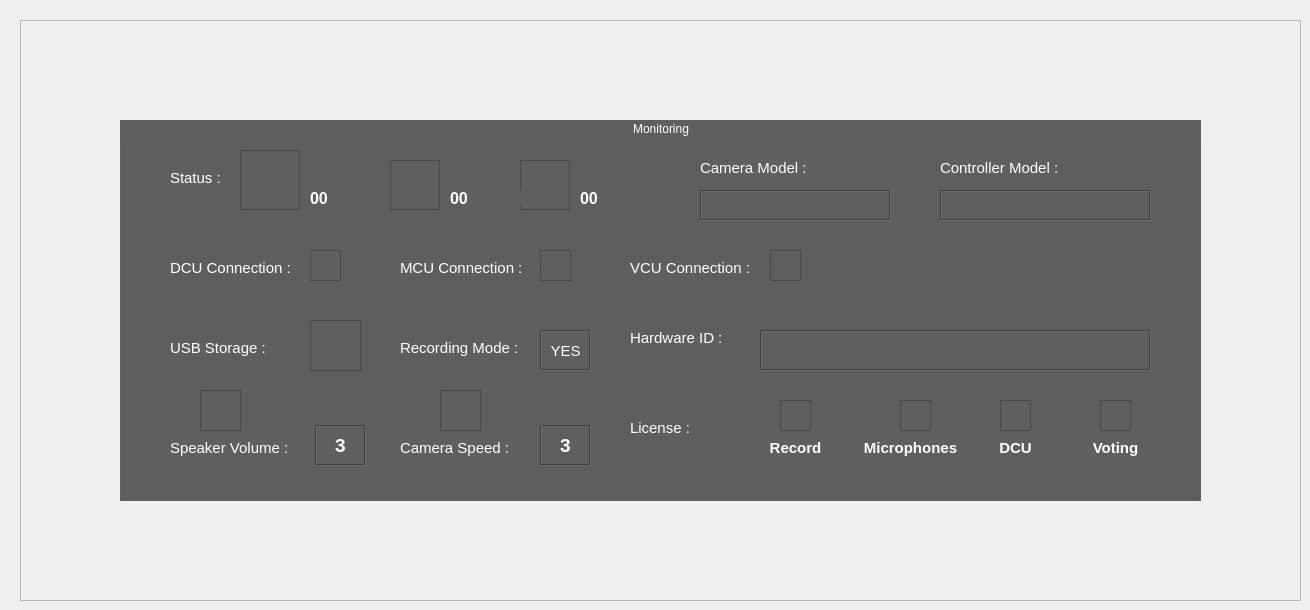
    <widget class="QWidget" name="tab_13">
     <attribute name="title">
      <string>Home</string>
     </attribute>
     <widget class="QGroupBox" name="groupBox_3">
      <property name="geometry">
       <rect>
        <x>120</x>
        <y>120</y>
        <width>1081</width>
        <height>381</height>
       </rect>
      </property>
      <property name="styleSheet">
       <string notr="true">color: rgb(255, 255, 255);
background-color: rgb(95, 95, 95);</string>
      </property>
      <property name="title">
       <string>Monitoring</string>
      </property>
      <property name="alignment">
       <set>Qt::AlignCenter</set>
      </property>
      <property name="flat">
       <bool>false</bool>
      </property>
      <property name="checkable">
       <bool>false</bool>
      </property>
      <widget class="QLabel" name="txt_Mmicnum">
       <property name="geometry">
        <rect>
         <x>460</x>
         <y>70</y>
         <width>71</width>
         <height>16</height>
        </rect>
       </property>
       <property name="font">
        <font>
         <pointsize>12</pointsize>
         <weight>75</weight>
         <bold>true</bold>
        </font>
       </property>
       <property name="styleSheet">
        <string notr="true">color: rgb(255, 255, 255);</string>
       </property>
       <property name="text">
        <string>00</string>
       </property>
      </widget>
      <widget class="QFrame" name="frame_7">
       <property name="geometry">
        <rect>
         <x>120</x>
         <y>30</y>
         <width>60</width>
         <height>60</height>
        </rect>
       </property>
       <property name="styleSheet">
        <string notr="true">border-image: 
url(:/new/images/Resource/nico/camera.png)  0 0 0 0 100 stretch;
</string>
       </property>
       <property name="frameShape">
        <enum>QFrame::StyledPanel</enum>
       </property>
       <property name="frameShadow">
        <enum>QFrame::Raised</enum>
       </property>
      </widget>
      <widget class="QFrame" name="frame_9">
       <property name="geometry">
        <rect>
         <x>400</x>
         <y>40</y>
         <width>50</width>
         <height>50</height>
        </rect>
       </property>
       <property name="styleSheet">
        <string notr="true">border-image: url(:/new/images/Resource/nico/mic.png)  0 0 0 0 100 stretch;
</string>
       </property>
       <property name="frameShape">
        <enum>QFrame::StyledPanel</enum>
       </property>
       <property name="frameShadow">
        <enum>QFrame::Raised</enum>
       </property>
      </widget>
      <widget class="QLabel" name="txt_Mtotalnum">
       <property name="geometry">
        <rect>
         <x>330</x>
         <y>70</y>
         <width>71</width>
         <height>16</height>
        </rect>
       </property>
       <property name="font">
        <font>
         <pointsize>12</pointsize>
         <weight>75</weight>
         <bold>true</bold>
        </font>
       </property>
       <property name="styleSheet">
        <string notr="true">color: rgb(255, 255, 255);</string>
       </property>
       <property name="text">
        <string>00</string>
       </property>
      </widget>
      <widget class="QFrame" name="frame_8">
       <property name="geometry">
        <rect>
         <x>270</x>
         <y>40</y>
         <width>50</width>
         <height>50</height>
        </rect>
       </property>
       <property name="styleSheet">
        <string notr="true">border-image: url(:/new/images/Resource/nico/people.png)  0 0 0 0 100 stretch;
</string>
       </property>
       <property name="frameShape">
        <enum>QFrame::StyledPanel</enum>
       </property>
       <property name="frameShadow">
        <enum>QFrame::Raised</enum>
       </property>
      </widget>
      <widget class="QLabel" name="label_31">
       <property name="geometry">
        <rect>
         <x>50</x>
         <y>50</y>
         <width>61</width>
         <height>16</height>
        </rect>
       </property>
       <property name="font">
        <font>
         <pointsize>11</pointsize>
        </font>
       </property>
       <property name="styleSheet">
        <string notr="true">color: rgb(255, 255, 255);</string>
       </property>
       <property name="text">
        <string>Status :</string>
       </property>
      </widget>
      <widget class="QLabel" name="txt_Mcamnum">
       <property name="geometry">
        <rect>
         <x>190</x>
         <y>70</y>
         <width>61</width>
         <height>16</height>
        </rect>
       </property>
       <property name="font">
        <font>
         <pointsize>12</pointsize>
         <weight>75</weight>
         <bold>true</bold>
        </font>
       </property>
       <property name="styleSheet">
        <string notr="true">color: rgb(255, 255, 255);</string>
       </property>
       <property name="text">
        <string>00</string>
       </property>
      </widget>
      <widget class="QLabel" name="label_32">
       <property name="geometry">
        <rect>
         <x>50</x>
         <y>140</y>
         <width>131</width>
         <height>16</height>
        </rect>
       </property>
       <property name="font">
        <font>
         <pointsize>11</pointsize>
        </font>
       </property>
       <property name="styleSheet">
        <string notr="true">color: rgb(255, 255, 255);</string>
       </property>
       <property name="text">
        <string>DCU Connection :</string>
       </property>
      </widget>
      <widget class="QFrame" name="monitor_dcu">
       <property name="geometry">
        <rect>
         <x>190</x>
         <y>130</y>
         <width>31</width>
         <height>31</height>
        </rect>
       </property>
       <property name="styleSheet">
        <string notr="true">border-image: 
url(:/new/images/Resource/Dcu/wific1.png)  0 0 0 0 100 stretch;
</string>
       </property>
       <property name="frameShape">
        <enum>QFrame::StyledPanel</enum>
       </property>
       <property name="frameShadow">
        <enum>QFrame::Raised</enum>
       </property>
      </widget>
      <widget class="QLabel" name="label_33">
       <property name="geometry">
        <rect>
         <x>280</x>
         <y>140</y>
         <width>151</width>
         <height>16</height>
        </rect>
       </property>
       <property name="font">
        <font>
         <pointsize>11</pointsize>
        </font>
       </property>
       <property name="styleSheet">
        <string notr="true">color: rgb(255, 255, 255);</string>
       </property>
       <property name="text">
        <string>MCU Connection :</string>
       </property>
      </widget>
      <widget class="QFrame" name="monitor_serial">
       <property name="geometry">
        <rect>
         <x>420</x>
         <y>130</y>
         <width>31</width>
         <height>31</height>
        </rect>
       </property>
       <property name="styleSheet">
        <string notr="true">border-image: 
url(:/new/images/Resource/Dcu/seriald.png)  0 0 0 0 100 stretch;
</string>
       </property>
       <property name="frameShape">
        <enum>QFrame::StyledPanel</enum>
       </property>
       <property name="frameShadow">
        <enum>QFrame::Raised</enum>
       </property>
      </widget>
      <widget class="QLabel" name="label_34">
       <property name="geometry">
        <rect>
         <x>280</x>
         <y>220</y>
         <width>131</width>
         <height>16</height>
        </rect>
       </property>
       <property name="font">
        <font>
         <pointsize>11</pointsize>
        </font>
       </property>
       <property name="styleSheet">
        <string notr="true">color: rgb(255, 255, 255);</string>
       </property>
       <property name="text">
        <string>Recording Mode :</string>
       </property>
      </widget>
      <widget class="QLabel" name="monitor_recording">
       <property name="geometry">
        <rect>
         <x>420</x>
         <y>210</y>
         <width>51</width>
         <height>41</height>
        </rect>
       </property>
       <property name="font">
        <font>
         <pointsize>11</pointsize>
        </font>
       </property>
       <property name="styleSheet">
        <string notr="true">color: rgb(255, 255, 255);</string>
       </property>
       <property name="frameShape">
        <enum>QFrame::Box</enum>
       </property>
       <property name="frameShadow">
        <enum>QFrame::Sunken</enum>
       </property>
       <property name="text">
        <string>YES</string>
       </property>
       <property name="alignment">
        <set>Qt::AlignCenter</set>
       </property>
      </widget>
      <widget class="QLabel" name="label_36">
       <property name="geometry">
        <rect>
         <x>50</x>
         <y>220</y>
         <width>131</width>
         <height>16</height>
        </rect>
       </property>
       <property name="font">
        <font>
         <pointsize>11</pointsize>
        </font>
       </property>
       <property name="styleSheet">
        <string notr="true">color: rgb(255, 255, 255);</string>
       </property>
       <property name="text">
        <string>USB Storage :</string>
       </property>
      </widget>
      <widget class="QFrame" name="monitor_usb">
       <property name="geometry">
        <rect>
         <x>190</x>
         <y>200</y>
         <width>51</width>
         <height>51</height>
        </rect>
       </property>
       <property name="styleSheet">
        <string notr="true">border-image: 
url(:/new/images/Resource/nico/storage0.png)  0 0 0 0 100 stretch;
</string>
       </property>
       <property name="frameShape">
        <enum>QFrame::StyledPanel</enum>
       </property>
       <property name="frameShadow">
        <enum>QFrame::Raised</enum>
       </property>
      </widget>
      <widget class="QLabel" name="label_45">
       <property name="geometry">
        <rect>
         <x>580</x>
         <y>40</y>
         <width>131</width>
         <height>16</height>
        </rect>
       </property>
       <property name="font">
        <font>
         <pointsize>11</pointsize>
        </font>
       </property>
       <property name="styleSheet">
        <string notr="true">color: rgb(255, 255, 255);</string>
       </property>
       <property name="text">
        <string>Camera Model :</string>
       </property>
      </widget>
      <widget class="QLabel" name="label_49">
       <property name="geometry">
        <rect>
         <x>820</x>
         <y>40</y>
         <width>131</width>
         <height>16</height>
        </rect>
       </property>
       <property name="font">
        <font>
         <pointsize>11</pointsize>
        </font>
       </property>
       <property name="styleSheet">
        <string notr="true">color: rgb(255, 255, 255);</string>
       </property>
       <property name="text">
        <string>Controller Model :</string>
       </property>
      </widget>
      <widget class="QLabel" name="lbl_camera_model">
       <property name="geometry">
        <rect>
         <x>580</x>
         <y>70</y>
         <width>191</width>
         <height>31</height>
        </rect>
       </property>
       <property name="font">
        <font>
         <pointsize>12</pointsize>
         <weight>75</weight>
         <bold>true</bold>
        </font>
       </property>
       <property name="styleSheet">
        <string notr="true">color: rgb(255, 255, 255);</string>
       </property>
       <property name="frameShape">
        <enum>QFrame::Box</enum>
       </property>
       <property name="frameShadow">
        <enum>QFrame::Sunken</enum>
       </property>
       <property name="text">
        <string>&lt;name&gt;</string>
       </property>
       <property name="alignment">
        <set>Qt::AlignCenter</set>
       </property>
      </widget>
      <widget class="QLabel" name="lbl_controller_model">
       <property name="geometry">
        <rect>
         <x>820</x>
         <y>70</y>
         <width>211</width>
         <height>31</height>
        </rect>
       </property>
       <property name="font">
        <font>
         <pointsize>12</pointsize>
         <weight>75</weight>
         <bold>true</bold>
        </font>
       </property>
       <property name="styleSheet">
        <string notr="true">color: rgb(255, 255, 255);</string>
       </property>
       <property name="frameShape">
        <enum>QFrame::Box</enum>
       </property>
       <property name="frameShadow">
        <enum>QFrame::Sunken</enum>
       </property>
       <property name="text">
        <string>&lt;name&gt;</string>
       </property>
       <property name="alignment">
        <set>Qt::AlignCenter</set>
       </property>
      </widget>
      <widget class="QFrame" name="monitor_serial2">
       <property name="geometry">
        <rect>
         <x>650</x>
         <y>130</y>
         <width>31</width>
         <height>31</height>
        </rect>
       </property>
       <property name="styleSheet">
        <string notr="true">border-image: 
url(:/new/images/Resource/Dcu/seriald.png)  0 0 0 0 100 stretch;
</string>
       </property>
       <property name="frameShape">
        <enum>QFrame::StyledPanel</enum>
       </property>
       <property name="frameShadow">
        <enum>QFrame::Raised</enum>
       </property>
      </widget>
      <widget class="QLabel" name="label_50">
       <property name="geometry">
        <rect>
         <x>50</x>
         <y>320</y>
         <width>131</width>
         <height>16</height>
        </rect>
       </property>
       <property name="font">
        <font>
         <pointsize>11</pointsize>
        </font>
       </property>
       <property name="styleSheet">
        <string notr="true">color: rgb(255, 255, 255);</string>
       </property>
       <property name="text">
        <string>Speaker Volume :</string>
       </property>
      </widget>
      <widget class="QLabel" name="lbl_volume">
       <property name="geometry">
        <rect>
         <x>195</x>
         <y>305</y>
         <width>51</width>
         <height>41</height>
        </rect>
       </property>
       <property name="font">
        <font>
         <pointsize>14</pointsize>
         <weight>75</weight>
         <bold>true</bold>
        </font>
       </property>
       <property name="styleSheet">
        <string notr="true">color: rgb(255, 255, 255);</string>
       </property>
       <property name="frameShape">
        <enum>QFrame::Box</enum>
       </property>
       <property name="frameShadow">
        <enum>QFrame::Sunken</enum>
       </property>
       <property name="text">
        <string>3</string>
       </property>
       <property name="alignment">
        <set>Qt::AlignCenter</set>
       </property>
      </widget>
      <widget class="QLabel" name="label_52">
       <property name="geometry">
        <rect>
         <x>280</x>
         <y>320</y>
         <width>131</width>
         <height>16</height>
        </rect>
       </property>
       <property name="font">
        <font>
         <pointsize>11</pointsize>
        </font>
       </property>
       <property name="styleSheet">
        <string notr="true">color: rgb(255, 255, 255);</string>
       </property>
       <property name="text">
        <string>Camera Speed :</string>
       </property>
      </widget>
      <widget class="QFrame" name="frame_13">
       <property name="geometry">
        <rect>
         <x>80</x>
         <y>270</y>
         <width>41</width>
         <height>41</height>
        </rect>
       </property>
       <property name="styleSheet">
        <string notr="true">border-image: 
url(:/new/images/Resource/nico/speaker.png)  0 0 0 0 100 stretch;
</string>
       </property>
       <property name="frameShape">
        <enum>QFrame::StyledPanel</enum>
       </property>
       <property name="frameShadow">
        <enum>QFrame::Raised</enum>
       </property>
      </widget>
      <widget class="QFrame" name="frame_14">
       <property name="geometry">
        <rect>
         <x>320</x>
         <y>270</y>
         <width>41</width>
         <height>41</height>
        </rect>
       </property>
       <property name="styleSheet">
        <string notr="true">border-image: 
url(:/new/images/Resource/nico/tool.png)  0 0 0 0 100 stretch;
</string>
       </property>
       <property name="frameShape">
        <enum>QFrame::StyledPanel</enum>
       </property>
       <property name="frameShadow">
        <enum>QFrame::Raised</enum>
       </property>
      </widget>
      <widget class="QLabel" name="label_51">
       <property name="geometry">
        <rect>
         <x>510</x>
         <y>140</y>
         <width>151</width>
         <height>16</height>
        </rect>
       </property>
       <property name="font">
        <font>
         <pointsize>11</pointsize>
        </font>
       </property>
       <property name="styleSheet">
        <string notr="true">color: rgb(255, 255, 255);</string>
       </property>
       <property name="text">
        <string>VCU Connection :</string>
       </property>
      </widget>
      <widget class="QLabel" name="lbl_cameraspeed">
       <property name="geometry">
        <rect>
         <x>420</x>
         <y>305</y>
         <width>51</width>
         <height>41</height>
        </rect>
       </property>
       <property name="font">
        <font>
         <pointsize>14</pointsize>
         <weight>75</weight>
         <bold>true</bold>
        </font>
       </property>
       <property name="styleSheet">
        <string notr="true">color: rgb(255, 255, 255);</string>
       </property>
       <property name="frameShape">
        <enum>QFrame::Box</enum>
       </property>
       <property name="frameShadow">
        <enum>QFrame::Sunken</enum>
       </property>
       <property name="text">
        <string>3</string>
       </property>
       <property name="alignment">
        <set>Qt::AlignCenter</set>
       </property>
      </widget>
      <widget class="QLabel" name="label_56">
       <property name="geometry">
        <rect>
         <x>510</x>
         <y>210</y>
         <width>131</width>
         <height>16</height>
        </rect>
       </property>
       <property name="font">
        <font>
         <pointsize>11</pointsize>
        </font>
       </property>
       <property name="styleSheet">
        <string notr="true">color: rgb(255, 255, 255);</string>
       </property>
       <property name="text">
        <string>Hardware ID :</string>
       </property>
      </widget>
      <widget class="QLabel" name="lbl_HID">
       <property name="geometry">
        <rect>
         <x>640</x>
         <y>210</y>
         <width>391</width>
         <height>41</height>
        </rect>
       </property>
       <property name="font">
        <font>
         <pointsize>12</pointsize>
         <weight>75</weight>
         <bold>true</bold>
        </font>
       </property>
       <property name="styleSheet">
        <string notr="true">color: rgb(255, 255, 255);</string>
       </property>
       <property name="frameShape">
        <enum>QFrame::Box</enum>
       </property>
       <property name="frameShadow">
        <enum>QFrame::Sunken</enum>
       </property>
       <property name="text">
        <string>&lt;name&gt;</string>
       </property>
       <property name="alignment">
        <set>Qt::AlignCenter</set>
       </property>
      </widget>
      <widget class="QLabel" name="label_57">
       <property name="geometry">
        <rect>
         <x>510</x>
         <y>300</y>
         <width>131</width>
         <height>16</height>
        </rect>
       </property>
       <property name="font">
        <font>
         <pointsize>11</pointsize>
        </font>
       </property>
       <property name="styleSheet">
        <string notr="true">color: rgb(255, 255, 255);</string>
       </property>
       <property name="text">
        <string>License :</string>
       </property>
      </widget>
      <widget class="QLabel" name="label_58">
       <property name="geometry">
        <rect>
         <x>640</x>
         <y>320</y>
         <width>71</width>
         <height>16</height>
        </rect>
       </property>
       <property name="font">
        <font>
         <pointsize>11</pointsize>
         <weight>75</weight>
         <bold>true</bold>
        </font>
       </property>
       <property name="styleSheet">
        <string notr="true">color: rgb(255, 255, 255);</string>
       </property>
       <property name="text">
        <string>Record</string>
       </property>
       <property name="alignment">
        <set>Qt::AlignCenter</set>
       </property>
      </widget>
      <widget class="QFrame" name="img_lic1">
       <property name="geometry">
        <rect>
         <x>660</x>
         <y>280</y>
         <width>31</width>
         <height>31</height>
        </rect>
       </property>
       <property name="styleSheet">
        <string notr="true">border-image: 
url(:/new/images/Resource/nico/error.png)  0 0 0 0 100 stretch;
</string>
       </property>
       <property name="frameShape">
        <enum>QFrame::StyledPanel</enum>
       </property>
       <property name="frameShadow">
        <enum>QFrame::Raised</enum>
       </property>
      </widget>
      <widget class="QLabel" name="label_59">
       <property name="geometry">
        <rect>
         <x>740</x>
         <y>320</y>
         <width>101</width>
         <height>16</height>
        </rect>
       </property>
       <property name="font">
        <font>
         <pointsize>11</pointsize>
         <weight>75</weight>
         <bold>true</bold>
        </font>
       </property>
       <property name="styleSheet">
        <string notr="true">color: rgb(255, 255, 255);</string>
       </property>
       <property name="text">
        <string>Microphones</string>
       </property>
       <property name="alignment">
        <set>Qt::AlignCenter</set>
       </property>
      </widget>
      <widget class="QFrame" name="img_lic2">
       <property name="geometry">
        <rect>
         <x>780</x>
         <y>280</y>
         <width>31</width>
         <height>31</height>
        </rect>
       </property>
       <property name="styleSheet">
        <string notr="true">border-image: 
url(:/new/images/Resource/nico/error.png)  0 0 0 0 100 stretch;
</string>
       </property>
       <property name="frameShape">
        <enum>QFrame::StyledPanel</enum>
       </property>
       <property name="frameShadow">
        <enum>QFrame::Raised</enum>
       </property>
      </widget>
      <widget class="QFrame" name="img_lic3">
       <property name="geometry">
        <rect>
         <x>880</x>
         <y>280</y>
         <width>31</width>
         <height>31</height>
        </rect>
       </property>
       <property name="styleSheet">
        <string notr="true">border-image: 
url(:/new/images/Resource/nico/error.png)  0 0 0 0 100 stretch;
</string>
       </property>
       <property name="frameShape">
        <enum>QFrame::StyledPanel</enum>
       </property>
       <property name="frameShadow">
        <enum>QFrame::Raised</enum>
       </property>
      </widget>
      <widget class="QLabel" name="label_60">
       <property name="geometry">
        <rect>
         <x>860</x>
         <y>320</y>
         <width>71</width>
         <height>16</height>
        </rect>
       </property>
       <property name="font">
        <font>
         <pointsize>11</pointsize>
         <weight>75</weight>
         <bold>true</bold>
        </font>
       </property>
       <property name="styleSheet">
        <string notr="true">color: rgb(255, 255, 255);</string>
       </property>
       <property name="text">
        <string>DCU</string>
       </property>
       <property name="alignment">
        <set>Qt::AlignCenter</set>
       </property>
      </widget>
      <widget class="QLabel" name="label_61">
       <property name="geometry">
        <rect>
         <x>960</x>
         <y>320</y>
         <width>71</width>
         <height>16</height>
        </rect>
       </property>
       <property name="font">
        <font>
         <pointsize>11</pointsize>
         <weight>75</weight>
         <bold>true</bold>
        </font>
       </property>
       <property name="styleSheet">
        <string notr="true">color: rgb(255, 255, 255);</string>
       </property>
       <property name="text">
        <string>Voting</string>
       </property>
       <property name="alignment">
        <set>Qt::AlignCenter</set>
       </property>
      </widget>
      <widget class="QFrame" name="img_lic4">
       <property name="geometry">
        <rect>
         <x>980</x>
         <y>280</y>
         <width>31</width>
         <height>31</height>
        </rect>
       </property>
       <property name="styleSheet">
        <string notr="true">border-image: 
url(:/new/images/Resource/nico/error.png)  0 0 0 0 100 stretch;
</string>
       </property>
       <property name="frameShape">
        <enum>QFrame::StyledPanel</enum>
       </property>
       <property name="frameShadow">
        <enum>QFrame::Raised</enum>
       </property>
      </widget>
      <zorder>txt_Mmicnum</zorder>
      <zorder>frame_7</zorder>
      <zorder>frame_9</zorder>
      <zorder>txt_Mtotalnum</zorder>
      <zorder>frame_8</zorder>
      <zorder>label_31</zorder>
      <zorder>txt_Mcamnum</zorder>
      <zorder>label_32</zorder>
      <zorder>monitor_dcu</zorder>
      <zorder>label_33</zorder>
      <zorder>monitor_serial</zorder>
      <zorder>label_34</zorder>
      <zorder>monitor_recording</zorder>
      <zorder>label_36</zorder>
      <zorder>monitor_usb</zorder>
      <zorder>label_45</zorder>
      <zorder>label_49</zorder>
      <zorder>lbl_camera_model</zorder>
      <zorder>lbl_controller_model</zorder>
      <zorder>label_50</zorder>
      <zorder>lbl_volume</zorder>
      <zorder>label_52</zorder>
      <zorder>frame_13</zorder>
      <zorder>frame_14</zorder>
      <zorder>label_51</zorder>
      <zorder>monitor_serial2</zorder>
      <zorder>lbl_cameraspeed</zorder>
      <zorder>label_56</zorder>
      <zorder>lbl_HID</zorder>
      <zorder>label_57</zorder>
      <zorder>label_58</zorder>
      <zorder>img_lic1</zorder>
      <zorder>label_59</zorder>
      <zorder>img_lic2</zorder>
      <zorder>img_lic3</zorder>
      <zorder>label_60</zorder>
      <zorder>label_61</zorder>
      <zorder>img_lic4</zorder>
     </widget>
     <widget class="QFrame" name="frame_12">
      <property name="geometry">
       <rect>
        <x>20</x>
        <y>20</y>
        <width>1281</width>
        <height>581</height>
       </rect>
      </property>
      <property name="styleSheet">
       <string notr="true">border-image: 
url(:/new/images/Resource/nico/core_splash.png)  0 0 0 0 100 stretch;
</string>
      </property>
      <property name="frameShape">
       <enum>QFrame::StyledPanel</enum>
      </property>
      <property name="frameShadow">
       <enum>QFrame::Raised</enum>
      </property>
     </widget>
     <zorder>frame_12</zorder>
     <zorder>groupBox_3</zorder>
    </widget>
